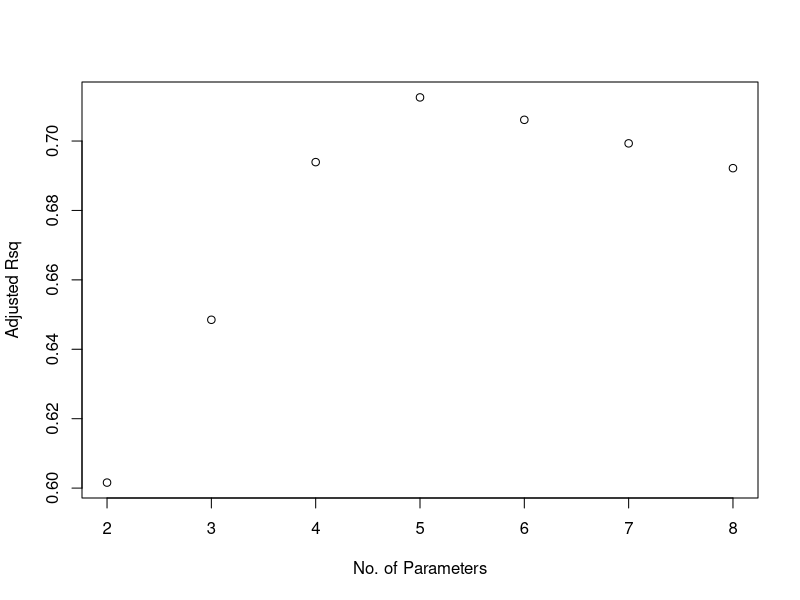
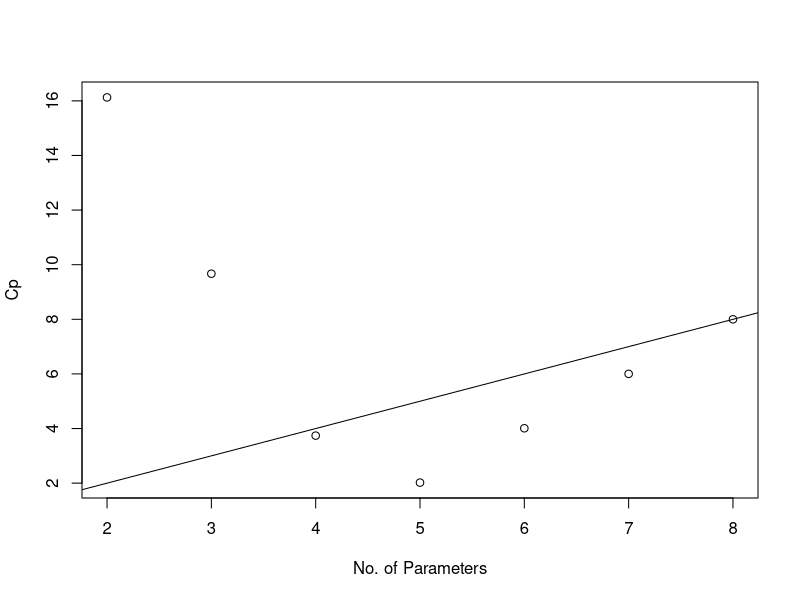

These figures' R source, in order:
######
## Chapter 10: Variable Selection 
## Example Code 
## Bryant Willoughby 
###### 


## Life Expectancy Example (cont)
data(state)

# reassemble the data (add row names)
  # Area largest p-value
statedata = data.frame(state.x77, row.names = state.abb)
g = lm(Life.Exp ~ .,  data = statedata)
summary(g)

# backward elimination - drop largest p-value 
g = update(g, . ~ . - Area)
summary(g)

# continue dropping 
g = update(g, . ~ . - Illiteracy)
summary(g)

# continue dropping 
g = update(g, . ~ . - Income)
summary(g)

# borderline case; would keep for prediction; illustrate dropping 
g = update(g, . ~ ., - Population)
summary(g)

# cannot conclude other predictors have no effect on response, e.g. Illiteracy
  # still appears significant w/ new fitted model (not obtained from above process)
summary(lm(Life.Exp ~ Illiteracy + Murder + Frost, statedata))

## AIC 
g = lm(Life.Exp ~ ., data = statedata) 
step(g) #k = 2 default 

## Adjusted-R^2 
  # using best subset selection 
library(leaps)
b = regsubsets(Life.Exp ~ ., data = statedata)
summary(b)

# plot adj R^2 against p + 1 
rs = summary(b)
plot(2:8, rs$adjr2, xlab = "No. of Parameters", 
     ylab = "Adjusted Rsq")

# select model with largest adjusted R^2
which.max(rs$adjr2)

## Mallows Cp 
b = regsubsets(Life.Exp ~ ., data = statedata)
summary(b)
which.min(rs$cp)

plot(2:8, rs$cp, xlab = "No. of Parameters", 
     ylab = "Cp")
abline(0, 1)
